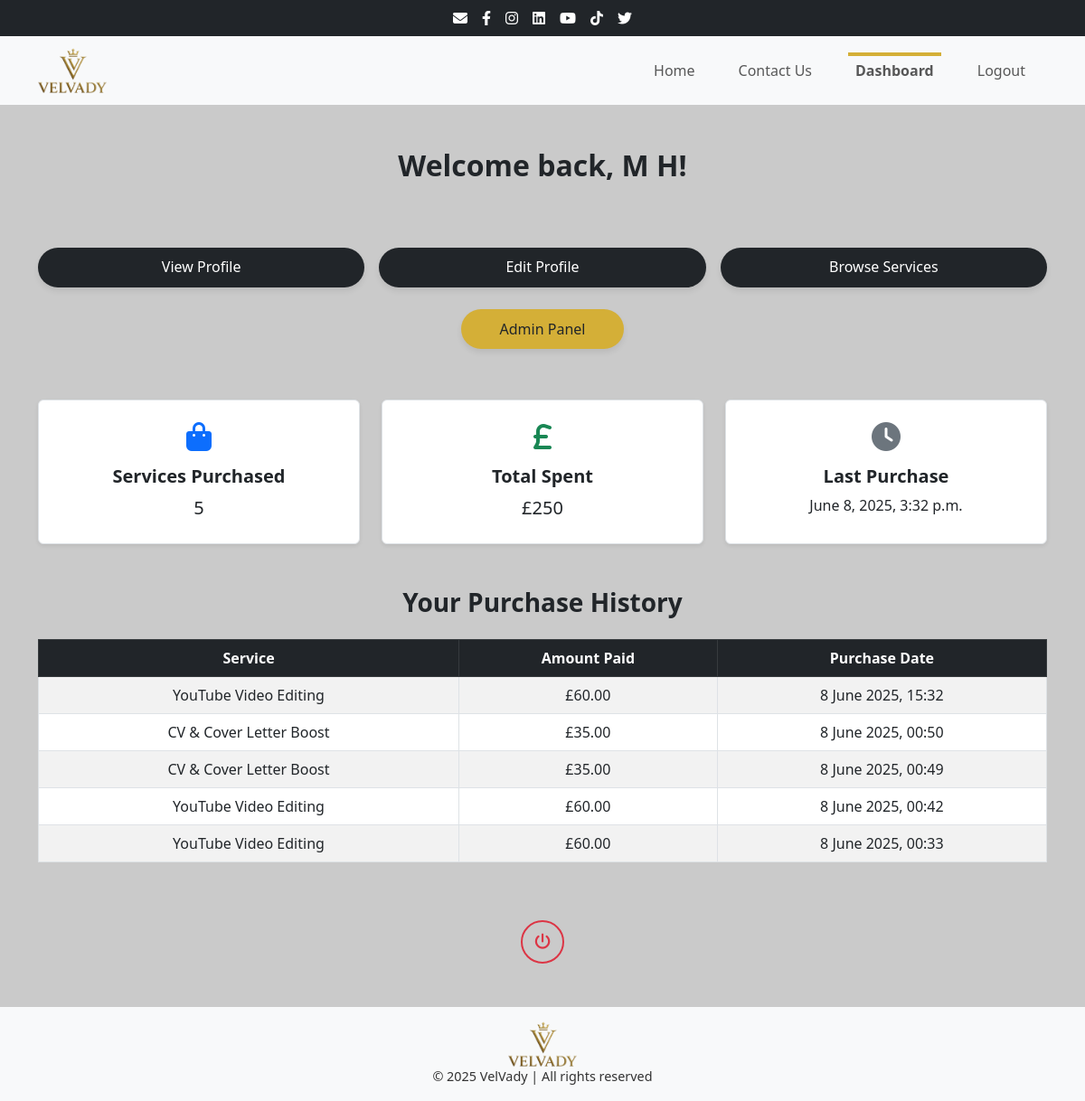
The app's page /accounts/dashboard/ (signed in), older data.
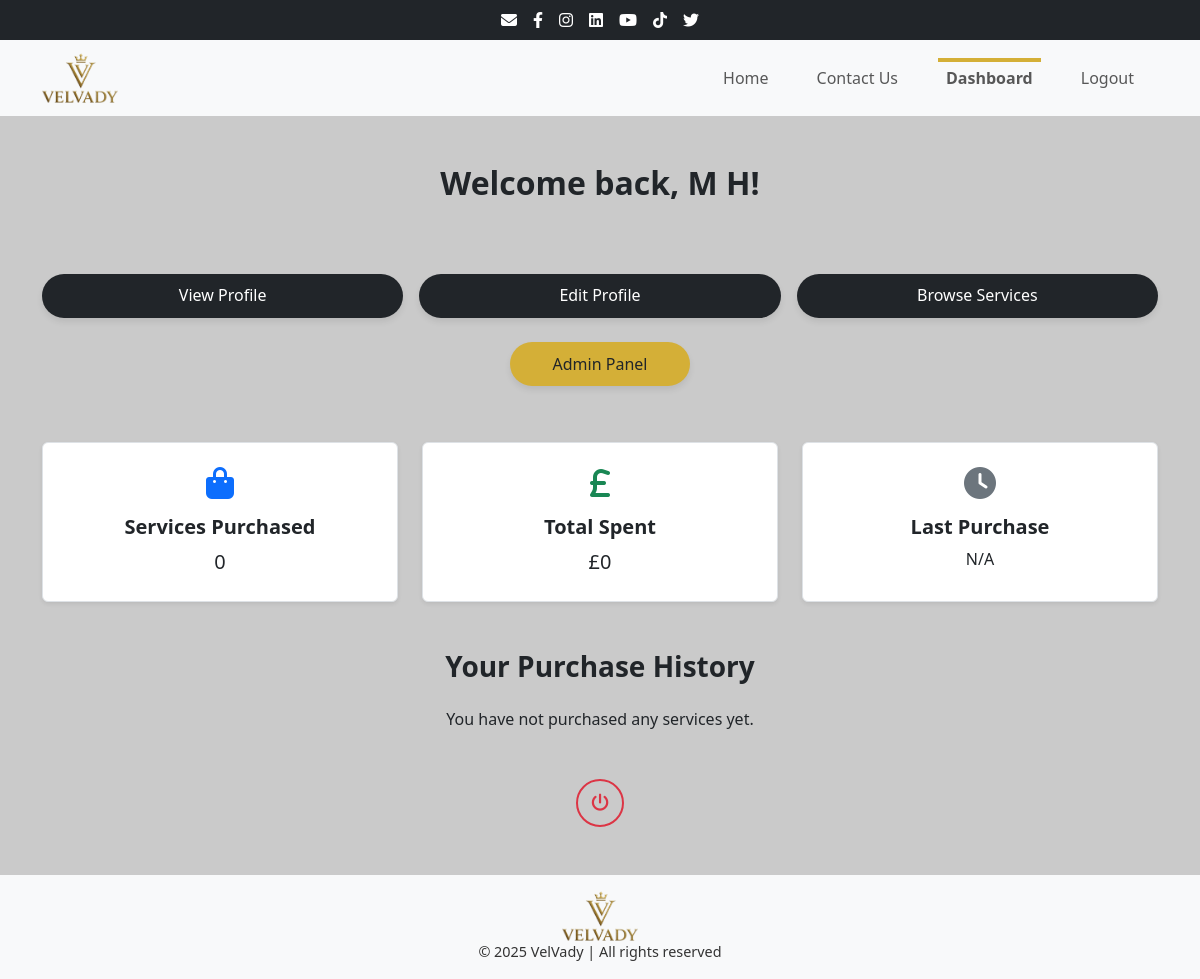
The same page, newer data.
### accounts/models.py (models this page shows, shortened)
class CustomUser(AbstractBaseUser, PermissionsMixin):
    email = models.EmailField(unique=True)
    first_name = models.CharField(max_length=50)
    last_name = models.CharField(max_length=50)
    address = models.TextField()
    is_active = models.BooleanField(default=True)
    is_staff = models.BooleanField(default=False)
    date_joined = models.DateTimeField(default=timezone.now)
    objects = CustomUserManager()
    USERNAME_FIELD = "email"
    REQUIRED_FIELDS = ["first_name", "last_name", "address"]

### products/models.py (models this page shows, shortened)
class Purchase(models.Model):
    user = models.ForeignKey(settings.AUTH_USER_MODEL, on_delete=models.CASCADE)
    service = models.ForeignKey(Service, on_delete=models.CASCADE)
    amount_paid = models.DecimalField(max_digits=8, decimal_places=2)
    stripe_session_id = models.CharField(max_length=255, unique=True)
    timestamp = models.DateTimeField(auto_now_add=True)
    class Meta:
        ordering = ['-timestamp']
        verbose_name = 'Purchase'
        verbose_name_plural = 'Purchases'

class Service(models.Model):
    title = models.CharField(max_length=200, unique=True)
    slug = models.SlugField(max_length=200, unique=True, blank=True)
    description = models.TextField()
    price = models.DecimalField(max_digits=6, decimal_places=2)
    image = models.ImageField(upload_to='products/')
    is_active = models.BooleanField(default=True)
    created_at = models.DateTimeField(auto_now_add=True)
    updated_at = models.DateTimeField(auto_now=True)
    CATEGORY_CHOICES = [
        ('Design', 'Design'),
        ('Business', 'Business'),
        ('Tech', 'Tech'),
        ('Writing', 'Writing'),
        ('Marketing', 'Marketing'),
    ]
    category = models.CharField(
        max_length=50,
        choices=CATEGORY_CHOICES,
        default='Design',
        help_text='Select a category for this service.'
    )

### accounts/views.py (the view)
# urls.py: path('dashboard/', views.DashboardView.as_view(), name='dashboard'),
class DashboardView(LoginRequiredMixin, TemplateView):
    template_name = 'accounts/dashboard.html'
    def get_context_data(self, **kwargs):
        from django.db.models import Sum
        context = super().get_context_data(**kwargs)
        user = self.request.user
        purchases = Purchase.objects.filter(user=user).select_related('service')
        total_services = purchases.count()
        total_spent = purchases.aggregate(Sum('amount_paid'))['amount_paid__sum'] or 0
        latest_purchase = purchases.order_by('-timestamp').first()
        last_order_date = latest_purchase.timestamp if latest_purchase else None
        context['purchases'] = purchases
        context['total_services'] = total_services
        context['total_spent'] = total_spent
        context['last_order_date'] = last_order_date
        return context

### accounts/templates/accounts/dashboard.html (shortened to what this page needs)
{% extends "core/base.html" %}
{% block content %}
<div class="container my-5">
    <div class="text-center mb-4">
        <h2 class="fw-bold mb-4">Welcome back, {{ user.first_name }}!</h2>
    </div>
    <div class="row row-cols-1 row-cols-md-3 g-3 justify-content-center mb-5 button-block-spacing">
        <div class="col">
            <a href="{% url 'profile' %}" class="btn btn-pill btn-pill-primary w-100">View Profile</a>
        </div>
        <div class="col">
            <a href="{% url 'profile_edit' %}" class="btn btn-pill btn-pill-primary w-100">Edit Profile</a>
        </div>
        <div class="col">
            <a href="{% url 'services' %}" class="btn btn-pill btn-pill-primary w-100">Browse Services</a>
        </div>
        {% if user.is_superuser %}
            <div class="text-center mt-4">
                <a href="{% url 'admin:index' %}" class="btn btn-admin-pill w-50">Admin Panel</a>
            </div>
        {% endif %}
    </div>
</div>
<div class="container my-5">
    <div class="row row-cols-1 row-cols-md-3 g-4 justify-content-center">
        <div class="col">
            <div class="dashboard-card text-center h-100 p-4 border rounded shadow-sm bg-white">
                <i class="fas fa-shopping-bag fa-2x text-primary mb-3"></i>
                <h5 class="fw-bold">Services Purchased</h5>
                <p class="fs-5 mb-0">{{ total_services }}</p>
            </div>
        </div>
        <div class="col">
            <div class="dashboard-card text-center h-100 p-4 border rounded shadow-sm bg-white">
                <i class="fas fa-pound-sign fa-2x text-success mb-3"></i>
                <h5 class="fw-bold">Total Spent</h5>
                <p class="fs-5 mb-0">£{{ total_spent }}</p>
            </div>
        </div>
        <div class="col">
            <div class="dashboard-card text-center h-100 p-4 border rounded shadow-sm bg-white">
                <i class="fas fa-clock fa-2x text-secondary mb-3"></i>
                <h5 class="fw-bold">Last Purchase</h5>
                <p class="fs-6 mb-0">{{ last_order_date|default:"N/A" }}</p>
            </div>
        </div>
    </div>
</div>
<div class="container mb-5">
    <h3 class="fw-bold text-center mb-4">Your Purchase History</h3>
    {% if purchases %}
        <div class="table-responsive">
            <table class="table table-striped table-bordered align-middle text-center">
                <thead class="table-dark">
                    <tr>
                        <th>Service</th>
                        <th>Amount Paid</th>
                        <th>Purchase Date</th>
                    </tr>
                </thead>
                <tbody>
                    {% for purchase in purchases %}
                        <tr>
                            <td>{{ purchase.service.title }}</td>
                            <td>£{{ purchase.amount_paid }}</td>
                            <td>{{ purchase.timestamp|date:"j F Y, H:i" }}</td>
                        </tr>
                    {% endfor %}
                </tbody>
            </table>
        </div>
    {% else %}
        <p class="text-center">You have not purchased any services yet.</p>
    {% endif %}
</div>
<div class="container text-center mb-5">
    <a href="{% url 'logout' %}" class="btn btn-logout-circle" title="Logout">
        <i class="fas fa-power-off"></i>
    </a>
</div>
{% endblock %}

### core/templates/core/base.html (shortened to what this page needs)
{% load static %}
<!DOCTYPE html>
<html lang="en">
<head>
    <link href="https://cdn.jsdelivr.net/npm/bootstrap@5.3.0/dist/css/bootstrap.min.css" rel="stylesheet">
    <link href="https://cdnjs.cloudflare.com/ajax/libs/font-awesome/6.4.0/css/all.min.css" rel="stylesheet">
    <link rel="stylesheet" href="{% static 'core/css/styles.css' %}">
</head>
<body class="d-flex flex-column min-vh-100">
    <header>
        <div class="top-bar py-2 bg-dark text-white">
            <div class="container d-flex justify-content-center">
                <div class="social-icons d-flex gap-3">
                    <a href="mailto:info@velvady.com" aria-label="Email"><i class="fas fa-envelope"></i></a>
                    <a href="https://facebook.com" target="_blank" aria-label="Facebook"><i class="fab fa-facebook-f"></i></a>
                    <a href="https://instagram.com" target="_blank" aria-label="Instagram"><i class="fab fa-instagram"></i></a>
                    <a href="https://linkedin.com" target="_blank" aria-label="LinkedIn"><i class="fab fa-linkedin"></i></a>
                    <a href="https://youtube.com" target="_blank" aria-label="YouTube"><i class="fab fa-youtube"></i></a>
                    <a href="https://tiktok.com" target="_blank" aria-label="TikTok"><i class="fab fa-tiktok"></i></a>
                    <a href="https://x.com" target="_blank" aria-label="X (Twitter)"><i class="fab fa-twitter"></i></a>
                </div>
            </div>
        </div>
        <nav class="navbar navbar-expand-lg navbar-light bg-light">
            <div class="container">
                <a class="navbar-brand" href="{% url 'home' %}">
                    <img src="{% static 'core/images/velvady_logo.png' %}" alt="VelVady Logo" class="navbar-logo">
                </a>
                <div class="collapse navbar-collapse justify-content-end" id="navbarNav">
                    <ul class="navbar-nav">
                    <li class="nav-item">
                        <a class="nav-link {% if request.resolver_match.url_name == 'home' %}active-page{% endif %}" href="{% url 'home' %}">Home</a>
                    </li>
                    <li class="nav-item">
                        <a class="nav-link {% if request.resolver_match.url_name == 'contact' %}active-page{% endif %}" href="{% url 'contact' %}">Contact Us</a>
                    </li>
                    {% if user.is_authenticated %}
                        <li class="nav-item">
                            <a class="nav-link {% if request.resolver_match.url_name == 'dashboard' %}active-page{% endif %}" href="{% url 'dashboard' %}">Dashboard</a>
                        </li>
                        <li class="nav-item">
                            <a class="nav-link" href="{% url 'logout' %}">Logout</a>
                        </li>
                    {% endif %}
                </ul>
                </div>
            </div>
        </nav>
    </header>
    <div class="flex-grow-1">
        {% block content %}{% endblock %}
    </div>
    <footer class="bg-light text-center p-3">
        <div>
            <a class="navbar-brand" href="{% url 'home' %}">
                <img src="{% static 'core/images/velvady_logo.png' %}" alt="VelVady Logo" class="navbar-logo">
            </a>
        </div>
        <div>
            <p class="mb-0">&copy; 2025 VelVady | All rights reserved</p>
        </div>
    </footer>
</body>
</html>

### core/static/core/css/styles.css (style rules this page uses)
* { margin: 0; padding: 0; box-sizing: border-box; }
body { background-color: #cacaca; font-family: 'Segoe UI', Tahoma, Geneva, Verdana, sans-serif; }
.navbar-logo { height: 50px; width: auto; }
.navbar-nav .nav-link.active-page { position: relative; font-weight: 600; }
.navbar-nav .nav-link.active-page::before { content: ""; position: absolute; top: 0; left: 0; height: 4px; width: 100%; background-color: #d4af37; }
.top-bar .social-icons a { color: white; font-size: 1rem; transition: color 0.3s ease; }
.navbar-nav .nav-link { position: relative; transition: color 0.3s ease; }
.navbar-nav .nav-link::after { content: ''; position: absolute; left: 0; bottom: 0; width: 0%; height: 2px; background-color: #ffc107; transition: width 0.3s ease; }
.navbar-nav .nav-item { margin-left: 1rem; margin-right: 1rem; }
footer { background-color: #f8f9fa; font-size: 0.9rem; color: #333; padding: 1rem 0; text-align: center; }
.dashboard-card { transition: transform 0.3s ease; border-radius: 0.75rem; background-color: #fff; }
.button-block-spacing { margin-top: 3.5rem !important; margin-bottom: 3.5rem !important; }
.container.my-5 { margin-top: 3rem !important; margin-bottom: 3rem !important; }
.btn-pill { border-radius: 50px; padding: 10px 24px; font-size: 1rem; font-weight: 500; border: none; transition: all 0.3s ease; box-shadow: 0 4px 6px rgba(0, 0, 0, 0.08); }
.btn-pill-primary { background-color: #212529; color: #fff; }
.btn-admin-pill { border-radius: 50px; padding: 10px 24px; font-size: 1rem; font-weight: 500; background-color: #d4af37; color: #212529; border: none; transition: all 0.3s ease; box-shadow: 0 4px 6px rgba(0, 0, 0, 0.08); }
.btn-logout-circle { display: inline-flex; align-items: center; justify-content: center; width: 48px; height: 48px; border-radius: 50%; background-color: transparent; border: 2px solid #dc3545; color: #dc3545; font-size: 1.1rem; transition: all 0.3s ease; }
.btn-pill { display: inline-flex; align-items: center; justify-content: center; border-radius: 50px; padding: 12px 24px; font-size: 1rem; font-weight: 500; border: none; line-height: 1.2; transition: all 0.3s ease; box-shadow: 0 4px 6px rgba(0, 0, 0, 0.08); }

Row changes from the older to the newer data that the page shows:
removed Purchase: timestamp "June 8, 2025, 3:32 p.m.", service "YouTube Video Editing", amount_paid "60.00", timestamp "8 June 2025, 15:32"
removed Purchase: service "CV & Cover Letter Boost", amount_paid "35.00", timestamp "8 June 2025, 00:50"
removed Purchase: service "CV & Cover Letter Boost", amount_paid "35.00", timestamp "8 June 2025, 00:49"
removed Purchase: service "YouTube Video Editing", amount_paid "60.00", timestamp "8 June 2025, 00:42"
removed Purchase: service "YouTube Video Editing", amount_paid "60.00", timestamp "8 June 2025, 00:33"
Text that changed along with them:
{{ total_services }}: "5" → "0"
{{ total_spent }}: "250" → "0"
{{ last_order_date|default:"N/A" }}: (not shown) → "N/A"
text no longer shown: "Service Amount Paid Purchase Date"
text now shown: "You have not purchased any services yet."
